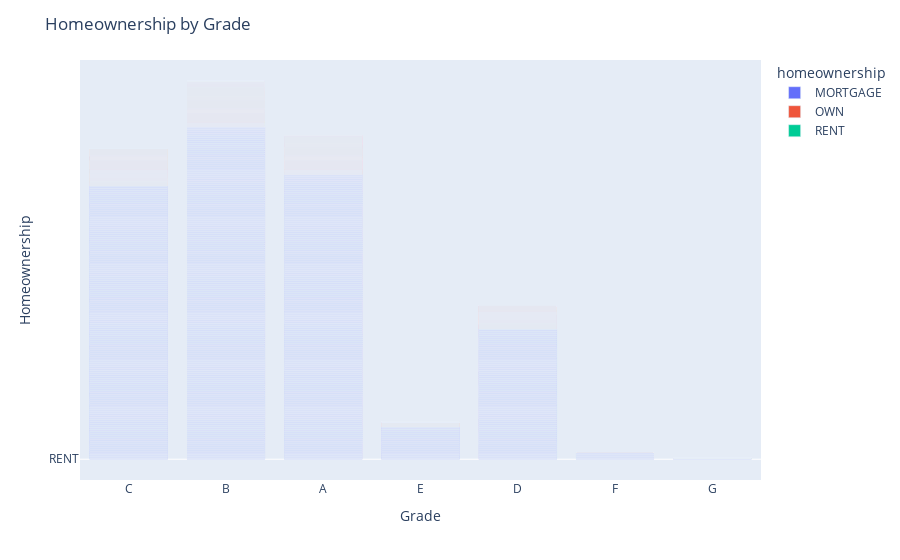

The code cell stored with this chart in its notebook:
### Markdown cell above
**Problem 2** Try to make your own bar plot of one of the other categorical columns. Add some categorical fill or facets. See how fancy you can make your graph. Make sure it is also still really informative.

### Code cell
# Your code here
DF_sorted = DF.sort_values('homeownership')  # or 'grade'

fig = px.bar(
    DF_sorted,
    x='grade',
    y='homeownership',
    color='homeownership', 
    color_continuous_scale='Viridis'
)

fig.update_xaxes(categoryorder='array', categoryarray=DF_sorted['grade'])

fig.update_layout(
    title='Homeownership by Grade',
    xaxis_title='Grade',
    yaxis_title='Homeownership'
)

fig.show()

### Figure 1 — Plotly figure (JSON) as saved in the notebook; plotly's stock layout.template omitted (floating-point values rounded to 4 significant figures; data arrays with more than 128 entries replaced by an {"elided": "..."} marker saying what was removed)
{"data": [{"hovertemplate": "homeownership=%{y}<br>grade=%{x}<extra></extra>", "legendgroup": "MORTGAGE", "marker": {"color": "#636efa", "pattern": {"shape": ""}}, "name": "MORTGAGE", "orientation": "v", "showlegend": true, "textposition": "auto", "type": "bar", "x": {"elided": "4789 str values"}, "xaxis": "x", "y": {"elided": "4789 str values"}, "yaxis": "y"}, {"hovertemplate": "homeownership=%{y}<br>grade=%{x}<extra></extra>", "legendgroup": "OWN", "marker": {"color": "#EF553B", "pattern": {"shape": ""}}, "name": "OWN", "orientation": "v", "showlegend": true, "textposition": "auto", "type": "bar", "x": {"elided": "1353 str values"}, "xaxis": "x", "y": {"elided": "1353 str values"}, "yaxis": "y"}, {"hovertemplate": "homeownership=%{y}<br>grade=%{x}<extra></extra>", "legendgroup": "RENT", "marker": {"color": "#00cc96", "pattern": {"shape": ""}}, "name": "RENT", "orientation": "v", "showlegend": true, "textposition": "auto", "type": "bar", "x": {"elided": "3858 str values"}, "xaxis": "x", "y": {"elided": "3858 str values"}, "yaxis": "y"}], "layout": {"barmode": "relative", "legend": {"title": {"text": "homeownership"}, "tracegroupgap": 0}, "margin": {"t": 60}, "title": {"text": "Homeownership by Grade"}, "xaxis": {"anchor": "y", "categoryarray": {"elided": "10000 str values"}, "categoryorder": "array", "domain": [0, 1], "title": {"text": "Grade"}}, "yaxis": {"anchor": "x", "categoryarray": ["RENT", "OWN", "MORTGAGE"], "categoryorder": "array", "domain": [0, 1], "title": {"text": "Homeownership"}}}}
